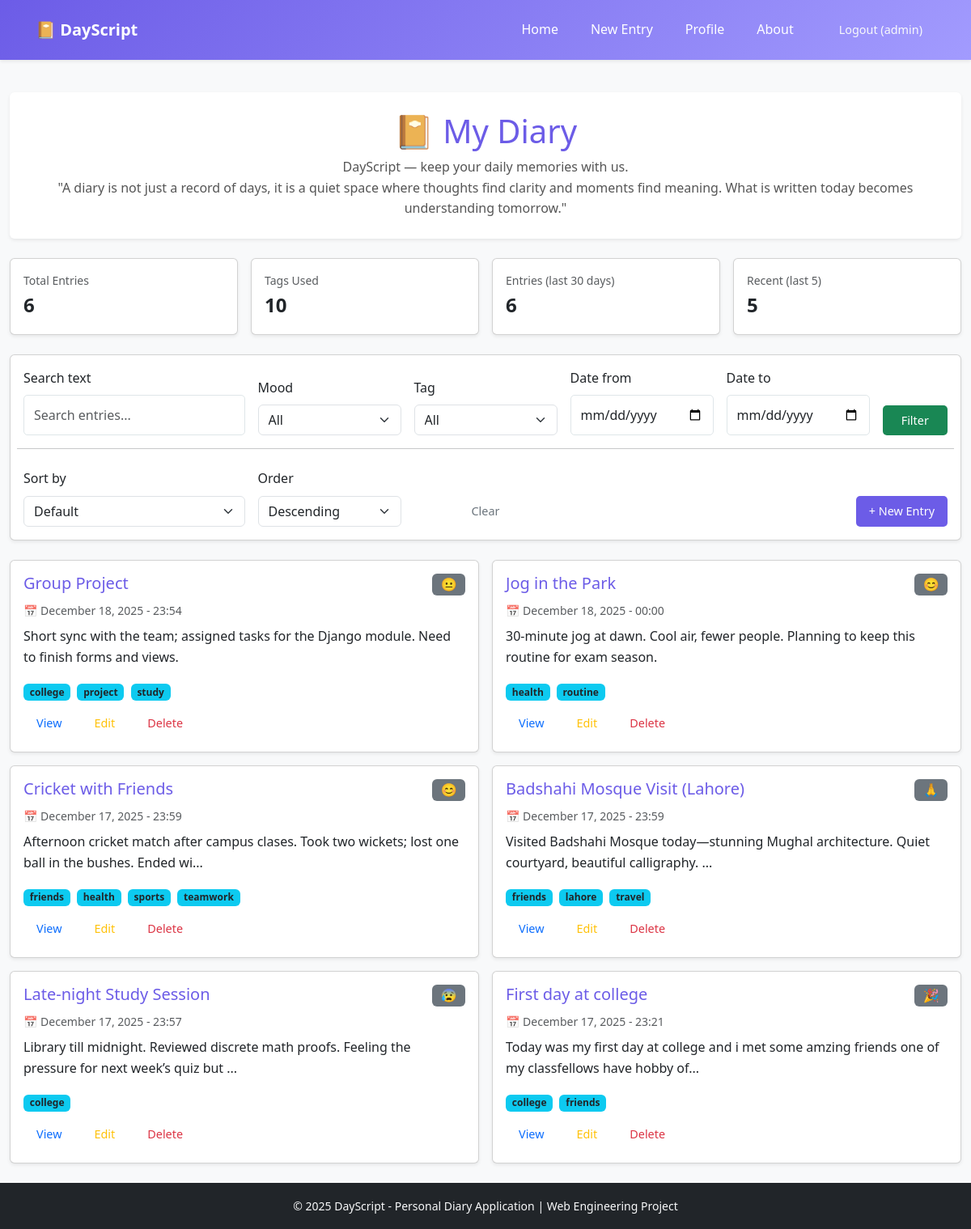
The app's page / (signed in) with its own data.
### diary/models.py (models this page shows, shortened)
class DiaryEntry(models. Model):
    MOOD_CHOICES = [
        ('happy', '😊 Happy'),
        ('sad', '😢 Sad'),
        ('neutral', '😐 Neutral'),
        ('excited', '🎉 Excited'),
        ('anxious', '😰 Anxious'),
        ('grateful', '🙏 Grateful'),
        ('angry', '😠 Angry'),
        ('peaceful', '😌 Peaceful'),
    ]
    user = models.ForeignKey(
        User,
        on_delete=models.CASCADE,
        related_name='diary_entries'
    )
    title = models.CharField(max_length=200)
    content = models.TextField()
    mood = models.CharField(
        max_length=20,
        choices=MOOD_CHOICES,
        default='neutral'
    )
    tags = models.ManyToManyField(
        Tag,
        blank=True,
        related_name='entries'
    )
    created_at = models.DateTimeField(default=timezone.now)
    updated_at = models.DateTimeField(auto_now=True)
    class Meta:
        ordering = ['-created_at']
        verbose_name = 'Diary Entry'
        verbose_name_plural = 'Diary Entries'
    def get_mood_display_emoji(self):
        mood_emojis = {
            'happy': '😊',
            'sad': '😢',
            'neutral': '😐',
            'excited': '🎉',
            'anxious': '😰',
            'grateful': '🙏',
            'angry': '😠',
            'peaceful':  '😌',
        }
        return mood_emojis.get(self. mood, '😐')
    def content_preview(self):
        if len(self.content) > 100:
            return self. content[:100] + '...'
        return self.content

class Tag(models.Model):
    name = models.CharField(max_length=50, unique=True)
    created_at = models. DateTimeField(auto_now_add=True)
    class Meta:
        ordering = ['name']
        verbose_name = 'Tag'
        verbose_name_plural = 'Tags'

### diary/views.py (the view)
# urls.py: path('', views.HomeView.as_view(), name='home'),
class HomeView(ListView):
    model = DiaryEntry
    template_name = 'diary/home.html'
    context_object_name = 'entries'
    paginate_by = 10
    def get_queryset(self):
        if not self.request.user.is_authenticated:
            return DiaryEntry.objects.none()
        qs = DiaryEntry.objects.filter(user=self.request.user)
        query = self.request.GET.get('query', '').strip()
        if query:
            qs = qs.filter(Q(title__icontains=query) | Q(content__icontains=query))
        tag_id = self.request.GET.get('tag', '').strip()
        if tag_id:
            qs = qs.filter(tags__id=tag_id)
        mood = self.request.GET.get('mood', '').strip()
        if mood:
            qs = qs.filter(mood=mood)
        date_from = self.request.GET.get('date_from', '').strip()
        if date_from:
            qs = qs.filter(created_at__date__gte=date_from)
        date_to = self.request.GET.get('date_to', '').strip()
        if date_to:
            qs = qs.filter(created_at__date__lte=date_to)
        sort = self.request.GET.get('sort', '').strip()
        order = self.request.GET.get('order', 'desc').strip() or 'desc'
        sort_map = {
            'title': 'title',
            'date': 'created_at',
            'mood': 'mood',
        }
        if sort in sort_map:
            field = sort_map[sort]
            if order == 'asc':
                qs = qs.order_by(field)
            else:
                qs = qs.order_by(f'-{field}')
        else:
            qs = qs.order_by('-created_at')
        return qs.distinct()
    def get_context_data(self, **kwargs):
        ctx = super().get_context_data(**kwargs)
        if self.request.user.is_authenticated:
            user = self.request.user
            entries_qs = DiaryEntry.objects.filter(user=user)
            ctx['total_entries'] = entries_qs.count()
            ctx['total_tags'] = Tag.objects.filter(entries__user=user).distinct().count()
            ctx['entries_last_30'] = entries_qs.filter(
                created_at__date__gte=timezone.now().date() - timedelta(days=30)
            ).count()
            ctx['recent_count'] = entries_qs[:5].count()
            ctx['user_tags'] = Tag.objects.filter(entries__user=user).distinct()
        else:
            ctx['total_entries'] = 0
            ctx['total_tags'] = 0
            ctx['entries_last_30'] = 0
            ctx['recent_count'] = 0
            ctx['user_tags'] = Tag.objects.none()
        return ctx

### diary/templates/diary/home.html (shortened to what this page needs)
{% extends 'diary/base.html' %}
{% block content %}
<div class="home-container">
    <div class="hero-block text-center bg-white p-4 rounded shadow-sm mb-4">
        <h1 class="mb-2">📔 My Diary</h1>
        <p class="punchline mb-0">DayScript — keep your daily memories with us.</p>
        <p class="punchline mb-0">"A diary is not just a record of days, it is a quiet space where thoughts find clarity and moments find meaning. What is written today becomes understanding tomorrow."</p>
    </div>
    {% if user.is_authenticated %}
        <div class="row g-3 mb-4">
            <div class="col-md-3">
                <div class="card shadow-sm h-100">
                    <div class="card-body">
                        <div class="text-muted small">Total Entries</div>
                        <div class="fs-4 fw-bold">{{ total_entries }}</div>
                    </div>
                </div>
            </div>
            <div class="col-md-3">
                <div class="card shadow-sm h-100">
                    <div class="card-body">
                        <div class="text-muted small">Tags Used</div>
                        <div class="fs-4 fw-bold">{{ total_tags }}</div>
                    </div>
                </div>
            </div>
            <div class="col-md-3">
                <div class="card shadow-sm h-100">
                    <div class="card-body">
                        <div class="text-muted small">Entries (last 30 days)</div>
                        <div class="fs-4 fw-bold">{{ entries_last_30 }}</div>
                    </div>
                </div>
            </div>
            <div class="col-md-3">
                <div class="card shadow-sm h-100">
                    <div class="card-body">
                        <div class="text-muted small">Recent (last 5)</div>
                        <div class="fs-4 fw-bold">{{ recent_count }}</div>
                    </div>
                </div>
            </div>
        </div>
        <div class="card shadow-sm mb-4">
            <div class="card-body">
                <form method="GET" class="row g-3 align-items-end">
                    <div class="col-md-3">
                        <label class="form-label">Search text</label>
                        <input type="text" name="query" class="form-control" placeholder="Search entries..."
                               value="{{ request.GET.query }}">
                    </div>
                    <div class="col-md-2">
                        <label class="form-label">Mood</label>
                        <select name="mood" class="form-select">
                            <option value="">All</option>
                        </select>
                    </div>
                    <div class="col-md-2">
                        <label class="form-label">Tag</label>
                        <select name="tag" class="form-select">
                            <option value="">All</option>
                        </select>
                    </div>
                    <div class="col-md-2">
                        <label class="form-label">Date from</label>
                        <input type="date" name="date_from" class="form-control" value="{{ request.GET.date_from }}">
                    </div>
                    <div class="col-md-2">
                        <label class="form-label">Date to</label>
                        <input type="date" name="date_to" class="form-control" value="{{ request.GET.date_to }}">
                    </div>
                    <div class="col-md-1 d-grid">
                        <button type="submit" class="btn btn-success">Filter</button>
                    </div>
                    <hr class="mt-3 mb-2">
                    <div class="col-md-3">
                        <label class="form-label">Sort by</label>
                        <select name="sort" class="form-select">
                            <option value="">Default</option>
                        </select>
                    </div>
                    <div class="col-md-2">
                        <label class="form-label">Order</label>
                        <select name="order" class="form-select">
                            <option value="desc" {% if request.GET.order == 'desc' or not request.GET.order %}selected{% endif %}>Descending</option>
                        </select>
                    </div>
                    <div class="col-md-2 d-grid">
                        <a href="{% url 'home' %}" class="btn btn-outline-secondary">Clear</a>
                    </div>
                    <div class="col-md-5 text-end">
                        <a href="{% url 'entry_create' %}" class="btn btn-primary">+ New Entry</a>
                    </div>
                </form>
            </div>
        </div>
        {% if entries %}
            <div class="row g-3">
                {% for entry in entries %}
                <div class="col-md-6">
                    <div class="card shadow-sm h-100">
                        <div class="card-body">
                            <div class="d-flex justify-content-between align-items-start mb-2">
                                <h5 class="card-title mb-0"><a href="{% url 'entry_detail' entry.pk %}">{{ entry.title }}</a></h5>
                                <span class="badge bg-secondary fs-6">{{ entry.get_mood_display_emoji }}</span>
                            </div>
                            <p class="card-text text-muted small mb-2">📅 {{ entry.created_at|date:"F d, Y - H:i" }}</p>
                            <p class="card-text">{{ entry.content_preview }}</p>
                            {% if entry.tags.all %}
                                <div class="mb-2">
                                    {% for tag in entry.tags.all %}
                                        <span class="badge bg-info text-dark me-1">{{ tag.name }}</span>
                                    {% endfor %}
                                </div>
                            {% endif %}
                            <div class="d-flex gap-2">
                                <a href="{% url 'entry_detail' entry.pk %}" class="btn btn-sm btn-outline-primary">View</a>
                                <a href="{% url 'entry_update' entry.pk %}" class="btn btn-sm btn-outline-warning">Edit</a>
                                <a href="{% url 'entry_delete' entry.pk %}" class="btn btn-sm btn-outline-danger">Delete</a>
                            </div>
                        </div>
                    </div>
                </div>
                {% endfor %}
            </div>
        {% else %}
            <div class="alert alert-info text-center">
                No entries found. <a href="{% url 'entry_create' %}">Create your first entry</a>.
            </div>
        {% endif %}
    {% endif %}
</div>
{% endblock %}

### diary/templates/diary/base.html (shortened to what this page needs)
<!DOCTYPE html>
<html lang="en">
<head>
    {% load static %}
    <link href="https://cdn.jsdelivr.net/npm/bootstrap@5.3.3/dist/css/bootstrap.min.css" rel="stylesheet">
    <link rel="stylesheet" href="{% static 'css/style.css' %}">
</head>
<body class="bg-light">
    <nav class="navbar navbar-expand-lg navbar-dark bg-primary shadow-sm">
        <div class="container">
            <a class="navbar-brand fw-bold" href="{% url 'home' %}">📔 DayScript</a>
            <div class="collapse navbar-collapse justify-content-end" id="navbarNav">
                <div class="navbar-nav nav-links">
                    {% if user.is_authenticated %}
                        <a class="nav-link" href="{% url 'home' %}">Home</a>
                        <a class="nav-link" href="{% url 'entry_create' %}">New Entry</a>
                        <a class="nav-link" href="{% url 'profile' %}">Profile</a>
                        <a class="nav-link" href="{% url 'about' %}">About</a>
                        <form action="{% url 'logout' %}" method="post" class="d-inline logout-form ms-2">
                            <button type="submit" class="btn btn-sm btn-outline-light">Logout ({{ user.username }})</button>
                        </form>
                    {% else %}
                        <a class="nav-link" href="{% url 'home' %}">Home</a>
                        <a class="nav-link" href="{% url 'about' %}">About</a>
                        <a class="nav-link" href="{% url 'login' %}">Login</a>
                        <a class="nav-link" href="{% url 'register' %}">Register</a>
                    {% endif %}
                </div>
            </div>
        </div>
    </nav>
    <main class="container my-4">
        {% block content %}{% endblock %}
    </main>
    <footer class="footer bg-dark text-light py-3 mt-auto">
        <div class="container text-center">
            <small>&copy; 2025 DayScript - Personal Diary Application | Web Engineering Project</small>
        </div>
    </footer>
</body>
</html>

### static/css/style.css (style rules this page uses)
:root { --primary-color: #6c5ce7; --primary-dark: #5b4cdb; --secondary-color: #a29bfe; --accent-color: #fd79a8; --success-color: #00b894; --warning-color: #fdcb6e; --danger-color: #d63031; --dark-color: #2d3436; --light-color: #dfe6e9; --white: #ffffff; --background: #f8f9fa; --card-shadow: 0 2px 10px rgba(0, 0, 0, 0.1); --border-radius: 10px; }
* { margin: 0; padding: 0; box-sizing: border-box; }
body { font-family: 'Segoe UI', Tahoma, Geneva, Verdana, sans-serif; background-color: var(--background); color: var(--dark-color); line-height: 1.6; min-height: 100vh; display: flex; flex-direction: column; }
a { text-decoration: none; color: var(--primary-color); }
.navbar { background: linear-gradient(135deg, var(--primary-color), var(--secondary-color)); padding: 1rem 2rem; box-shadow: var(--card-shadow); }
.nav-links { display: flex; gap: 1. 5rem; }
.nav-links a { color: var(--white); font-weight: 500; transition: opacity 0.3s; }
.nav-links { display: flex; gap: 1.5rem; align-items: center; }
.logout-form { display: inline-block; }
.punchline, .quote { margin: 0.25rem 0 1rem 0; color: #555; }
.hero-block { text-align: center; background: var(--white); padding: 1.5rem; border-radius: var(--border-radius); box-shadow: var(--card-shadow); margin-bottom: 1.5rem; }
.hero-block h1 { margin-bottom: 0.5rem; }
.hero-block .punchline { margin: 0; color: #555; font-weight: 500; }
.container { max-width: 1200px; margin: 0 auto; }
.btn { display: inline-block; padding: 0.5rem 1rem; border: none; border-radius: 5px; cursor: pointer; font-size: 0.9rem; font-weight: 500; transition: all 0.3s; text-align: center; }
.btn-primary { background-color: var(--primary-color); color: var(--white); }
.home-container h1 { margin-bottom: 1. 5rem; color: var(--primary-color); }
.form-control { width: 100%; padding: 0.75rem; border: 1px solid var(--light-color); border-radius: 5px; font-size: 1rem; transition: border-color 0.3s; }
.footer { background: var(--dark-color); color: var(--light-color); text-align: center; padding: 1. 5rem; margin-top: auto; }

### records on screen
DiaryEntry: title "Group Project", get_mood_display_emoji "😐", created_at "December 18, 2025 - 23:54", content_preview "Short sync with the team; assigned tasks for the Django module. Need to finish forms and views."
Tag: name "college"
Tag: name "project"
Tag: name "study"
DiaryEntry: title "Jog in the Park", get_mood_display_emoji "😊", created_at "December 18, 2025 - 00:00", content_preview "30-minute jog at dawn. Cool air, fewer people. Planning to keep this routine for exam season."
Tag: name "health"
Tag: name "routine"
DiaryEntry: title "Cricket with Friends", get_mood_display_emoji "😊", created_at "December 17, 2025 - 23:59", content_preview "Afternoon cricket match after campus clases. Took two wickets; lost one ball in the bushes. Ended wi..."
Tag: name "friends"
Tag: name "sports"
Tag: name "teamwork"
DiaryEntry: title "Badshahi Mosque Visit (Lahore)", get_mood_display_emoji "🙏", created_at "December 17, 2025 - 23:59", content_preview "Visited Badshahi Mosque today—stunning Mughal architecture. Quiet courtyard, beautiful calligraphy. ..."
Tag: name "lahore"
Tag: name "travel"
DiaryEntry: title "Late-night Study Session", get_mood_display_emoji "😰", created_at "December 17, 2025 - 23:57", content_preview "Library till midnight. Reviewed discrete math proofs. Feeling the pressure for next week’s quiz but ..."
DiaryEntry: title "First day at college", get_mood_display_emoji "🎉", created_at "December 17, 2025 - 23:21", content_preview "Today was my first day at college and i met some amzing friends one of my classfellows have hobby of..."

### other values on screen
{{ user.username }} "admin"
{{ total_entries }} "6"
{{ total_tags }} "10"
{{ entries_last_30 }} "6"
{{ recent_count }} "5"
